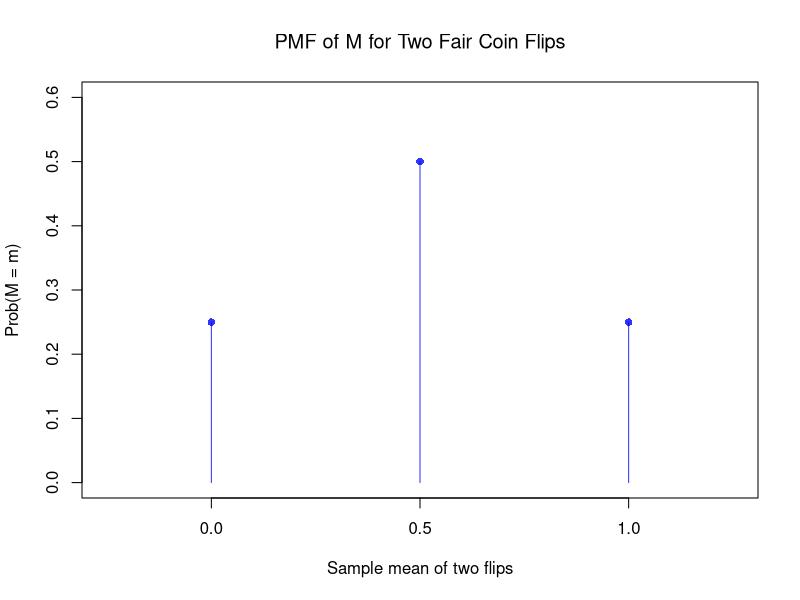

Generate this figure with R: (Note: this script raises an error after producing the figure.)
## ---- chunk 1
# Hidden seed so every render draws the same random numbers
set.seed(1)
## ---- chunk 2
#| fig-width: 6
#| fig-height: 4
## MAIN EXAMPLE
# M in each of the four samples HH, HT, TH, TT
x1 <- c(1, 1, 0, 0) # first flip
x2 <- c(1, 0, 1, 0) # second flip
m_samples <- (x1 + x2)/2
m_samples

# PMF of M, since each sample has probability 1/4
m_probs <- c(table(m_samples))/4
m_values <- as.numeric(names(m_probs))
m_probs

plot(m_values, m_probs, type='h', col=rgb(0, 0, 1, .8),
    xlim=c(-0.25, 1.25), ylim=c(0, 0.6),
    main=NA, xlab='Sample mean of two flips', ylab='Prob(M = m)')
points(m_values, m_probs, pch=16, col=rgb(0, 0, 1, .8))
title('PMF of M for Two Fair Coin Flips', font.main=1)
## ---- chunk 3
# Computerized Way to Compute Mean
x <- c(1, 2, 3, 4, 5)
x_probs <- c(1/5, 1/5, 1/5, 1/5, 1/5)
population_mean <- sum(x*x_probs)
population_mean

# Computerized Way to Compute SD
population_var <- sum((x-population_mean)^2*x_probs)
population_var
population_sd <- sqrt(population_var)
population_sd

# Verified by simulation
x_sim_hat <- sample(x, prob=x_probs,
          size=10000, replace=TRUE)
mean(x_sim_hat)
sqrt(mean((x_sim_hat - mean(x_sim_hat))^2)) # divides by n, unlike sd()
## ---- chunk 4
## MAIN EXAMPLE
# Pretend the 3294 workers in Wages1 are the whole population
data(Wages1, package='Ecdat')
population_wages <- Wages1[, 'wage'] # hourly wage in 1980 dollars
N <- length(population_wages)
wage_probs <- rep(1/N, N) # each worker equally likely, with probability 1/3294

# Population mean and variance, from the formulas
population_wage_mean <- sum(population_wages * wage_probs)
population_wage_mean
population_wage_var <- sum((population_wages - population_wage_mean)^2 * wage_probs)
population_wage_var
sqrt(population_wage_var) ##sd
## ---- chunk 5
# A simulation of many coin flips
x <- c(0, 1)
x_probs <- c(1/4, 3/4)
x_sim <- sample(x, prob=x_probs, size=1000, replace=TRUE)

round( mean(x_sim), 4)

round( mean((x_sim - mean(x_sim))^2), 4)
## ---- chunk 6
x <- c(1, 2, 3, 4)
x_probs <- c(1/8, 2/8, 1/8, 4/8)
population_mean <- sum(x * x_probs)
population_mean

population_var <- sum((x - population_mean)^2 * x_probs)
population_var

# Verify by simulation
x_sim <- sample(x, prob=x_probs, size=10000, replace=TRUE)
round(mean(x_sim), 2)
round(mean((x_sim - mean(x_sim))^2), 2)
## ---- chunk 7
# Exponential Random Variable
x_sim <- rexp(5000, 2)
m_hat <- mean(x_sim)
round(m_hat, 2)

# Normal Random Variable
x_sim <- rnorm(5000, 1, 2)
round(mean(x_sim), 2)
round(mean((x_sim - mean(x_sim))^2), 2)
## ---- chunk 8
# Wages are recorded to many decimal places, so treat them as continuous.
f_hat <- hist(population_wages, breaks=seq(0, 40, by=1), plot=FALSE)
bin_areas <- f_hat[['density']] * diff(f_hat[['breaks']]) # f(x) dx

# Mean from the histogram, and the exact population mean
sum(f_hat[['mids']] * bin_areas)
population_wage_mean
# The two numbers are close, 5.757 and 5.758.
## ---- chunk 9
# Verify by simulation
x_sim <- runif(100000, -1, 1)
round( mean(x_sim), 2)
round( mean((x_sim - mean(x_sim))^2), 2)
## ---- chunk 10
x0_hat <- c(rep(1, 75), rep(0, 25)) # 75 heads and 25 tails
p_hat <- table(x0_hat)/length(x0_hat)
x <- as.numeric(names(p_hat))
m_hat <- sum(x * p_hat)
v_hat <- sum((x - m_hat)^2 * p_hat)
c(m_hat, v_hat)
## ---- chunk 11
# One sample of 50 workers, as if it were all we observed
x_sim <- sample(population_wages, 50, replace=FALSE)

# Wages have many unique values.
# Plug-in mean and variance, from the estimated probability of each unique value
p_hat <- table(x_sim)/length(x_sim)
x <- as.numeric(names(p_hat))
m_hat <- sum(x * p_hat)
v_hat <- sum((x - m_hat)^2 * p_hat)
round(c(m_hat, v_hat), 4)

# Same numbers, from the observations directly
round(c(mean(x_sim), mean((x_sim - mean(x_sim))^2)), 4)

# Population parameters, which these numbers estimate
round(c(population_wage_mean, population_wage_var), 4)
# The estimates, about 6.15 and 12.75, differ from these parameters.
## ---- chunk 12
x_sim <- rnorm(5000, 1, 2) # continuous draws, as in Continuous Random Variables

# values and probabilities
f_hat  <- hist(x_sim, plot=FALSE)
wt <- f_hat[['counts']]/length(x_sim)
xt <- f_hat[['mids']]
# Weighted mean
m_hat <- sum(wt*xt)
m_hat

# Compare to 'mean(x_sim)'
## ---- chunk 13
x_sim <- runif(2000, -1, 1)
## ---- chunk 14
# The four samples HH, HT, TH, TT, each with probability 1/4
x1 <- c(1, 1, 0, 0) # first flip
x2 <- c(1, 0, 1, 0) # second flip
x_probs <- c(1/4, 1/4, 1/4, 1/4)
sum((x1 + x2) * x_probs) # E[X1 + X2]
sum((x1 + x2)/2 * x_probs) # E[M]

# Verify by simulation
coin_means <- rep(NA, 10000)
for(i in seq_along(coin_means)){
    x_sim <- sample(c(0, 1), size=2, replace=TRUE)
    m_hat <- mean(x_sim)
    coin_means[i] <- m_hat
}
round(mean(coin_means), 2)
## ---- chunk 15
## MAIN EXAMPLE
# Many samples of 50 workers
wage_means <- rep(NA, 1000)
for(i in seq_along(wage_means)){
    x_sim <- sample(population_wages, 50, replace=FALSE)
    m_hat <- mean(x_sim)
    wage_means[i] <- m_hat
}
round(mean(wage_means), 3) # average estimate across samples
round(population_wage_mean, 3) # population mean
# The average estimate, about 5.742, is close to the population mean, 5.758.
## ---- chunk 16
## MAIN EXAMPLE
round(sqrt(population_wage_var/50), 3) # SE from the formula
round(sd(wage_means), 3) # SE from many samples
## ---- chunk 17
## MAIN EXAMPLE
# One sample of 50 workers, as if it were all we observed
x_sim <- sample(population_wages, 50, replace=FALSE)
n <- length(x_sim)
s_hat <- sqrt(mean((x_sim - mean(x_sim))^2)) # divides by n, unlike sd()
theory_se <- s_hat/sqrt(n)

# Bootstrap estimates
boot_means_wage <- rep(NA, 9999)
for(b in seq_along(boot_means_wage)){
    x_boot <- sample(x_sim, replace=TRUE) # c.f. jackknife
    m_b_hat <- mean(x_boot)
    boot_means_wage[b] <- m_b_hat
}
boot_se <- sd(boot_means_wage)

# Compare SE's
paste0('Bootstrap SE = ', round(boot_se, 3))
paste0('Class SE = ', round(theory_se, 3))
paste0('True SE = ', round(sqrt(population_wage_var/n), 3))
## ---- chunk 18
# Bootstrap Distribution
hist(boot_means_wage, breaks=25,
    main=NA, border=NA,
    freq=FALSE, ylim=c(0, 1),
    xlab=expression(hat(m)*''^group('(', b, ')')))
title('Bootstrap vs Normal Distribution', font.main=1)

# Theoretical Distribution: Normal Approximation with IID SEs
x <- seq(3, 9, by=0.01)
fx <- dnorm(x, mean(x_sim), theory_se)
lines(x, fx, col=rgb(0, 0, 1, .8), lty=2)
## ---- chunk 19
# These 50 US states are one sample, with no known population.
x2_hat <- USArrests[, 'Murder'] # murder arrests per 100,000
n2 <- length(x2_hat)
s2_hat <- sqrt(mean((x2_hat - mean(x2_hat))^2)) # divides by n, unlike sd()
theory_se2 <- s2_hat/sqrt(n2)

# Bootstrap estimates
boot_means2 <- rep(NA, 9999)
for(b in seq_along(boot_means2)){
    x_boot <- sample(x2_hat, replace=TRUE)
    m_b_hat <- mean(x_boot)
    boot_means2[b] <- m_b_hat
}
boot_se2 <- sd(boot_means2)

# Compare SE's
paste0('Bootstrap SE = ', round(boot_se2, 3))
paste0('Class SE = ', round(theory_se2, 3))

# Bootstrap Distribution
hist(boot_means2, breaks=25,
    main=NA, border=NA,
    freq=FALSE, ylim=c(0, 0.7),
    xlab=expression(hat(m)*''^group('(', b, ')')))
title('Bootstrap vs Normal Distribution', font.main=1)

# Theoretical Distribution: Normal Approximation with IID SEs
x <- seq(5, 10, by=0.01)
fx <- dnorm(x, mean(x2_hat), theory_se2)
lines(x, fx, col=rgb(0, 0, 1, .8), lty=2)
## ---- chunk 20
x  <- c(1, 2, 3)
x_probs <- c(0.2, 0.5, 0.3)
g  <- function(x) x^2 + 1
sum(g(x) * x_probs) 
## ---- chunk 21
g  <- function(x) x^2 + 1

# A theoretical example
x <- c(1, 2, 3, 4)
x_probs <- c(1/4, 1/4, 1/4, 1/4)
sum(g(x) * x_probs)

# A simulation example
x_sim <- sample(x, prob=x_probs, size=1000, replace=TRUE)
mean(g(x_sim))
## ---- chunk 22
# E[log(X)] by LOTUS
sum(log(population_wages) * wage_probs)
# The population mean of log wages is 1.59.

# log(E[X]) is a different number
log(population_wage_mean)
# The log of the population mean wage is 1.75, so the two numbers differ.
## ---- chunk 23
x_sim <- rexp(5e5, rate = 1)           # X ~ Exp(1)
mean(sqrt(x_sim))                      # LOTUS Simulation
sqrt(pi) / 2                       # Exact via LOTUS integral
## ---- chunk 24
# Five-sided die: population moments by LOTUS
x <- c(1, 2, 3, 4, 5)
x_probs <- rep(1/5, 5)
population_mean <- sum(x * x_probs)
population_var <- sum((x - population_mean)^2 * x_probs) # E[Y_i]
population_m4 <- sum((x - population_mean)^4 * x_probs) # E[(X_i - E[X_i])^4]
y_var <- population_m4 - population_var^2 # V[Y_i]

# Sampling distribution of V across many samples of n rolls
n <- 100
sample_vars <- rep(NA, 2000)
for(i in seq_along(sample_vars)){
    x_sim <- sample(x, prob=x_probs, size=n, replace=TRUE)
    v_hat <- mean((x_sim - mean(x_sim))^2) # divide-by-n variance
    sample_vars[i] <- v_hat
}
round(mean(sample_vars), 3) # near (n-1)/n * 2 = 1.98
round(sd(sample_vars), 3) # near sqrt(2.8/n) = 0.167

hist(sample_vars, breaks=25,
    border=NA, freq=FALSE, ylim=c(0, 2.6),
    xlab=expression(hat(v)),
    main=NA)
title('Sampling Distribution of the Variance', font.main=1)

# CLT approximation, with the SE from LOTUS
v <- seq(1, 3, by=0.01)
fv <- dnorm(v, population_var, sqrt(y_var/n))
lines(v, fv, col=rgb(0, 0, 1, .8), lty=2)
## ---- chunk 25
# Many samples of 10 workers
n <- 10
wage_vars <- rep(NA, 10000)
for(i in seq_along(wage_vars)){
    x_sim <- sample(population_wages, n, replace=FALSE)
    v_hat <- mean((x_sim - mean(x_sim))^2) # divide-by-n variance
    wage_vars[i] <- v_hat
}
round(mean(wage_vars), 2) # average estimate across samples
round((n-1)/n*population_wage_var, 2) # E[V] from the formula
round(population_wage_var, 2) # population variance
# The average estimate, about 9.6, is close to E[V] from the formula, 9.62.
# It is not close to the population variance, 10.68.
## ---- chunk 26
# The four samples HH, HT, TH, TT, each with probability 1/4
x1 <- c(1, 1, 0, 0) # first flip
x2 <- c(1, 0, 1, 0) # second flip
x_probs <- c(1/4, 1/4, 1/4, 1/4)
m_samples <- (x1 + x2)/2
v_samples <- ((x1 - m_samples)^2 + (x2 - m_samples)^2)/2
v_samples

sum(v_samples * x_probs) # E[V]
sum(v_samples * x_probs) - 1/4 # Bias(V)
## ---- chunk 27
# One sample of 50 workers, as if it were all we observed
x_sim <- sample(population_wages, 50, replace=FALSE)

n_boot <- 999 # number of bootstrap samples
sample_sizes <- seq(1, length(x_sim), by=1) # different resample sizes

## For each sample size, compute the bootstrap SE
se_by_n <- rep(NA, length(sample_sizes))
for(n in seq_along(sample_sizes)){
    boot_means_n <- rep(NA, n_boot)
    for(b in seq(1, n_boot)){
        x_boot <- sample(x_sim, size=n, replace=TRUE)
        m_b_hat <- mean(x_boot) # statistic of interest
        boot_means_n[b] <- m_b_hat
    }
    se_n <- sd(boot_means_n) # How much the statistic varies across samples
    se_by_n[n] <- se_n
}

# Theory-driven standard error at each sample size, with s_adj in place of the population SD
se_theory_n <- sd(x_sim)/sqrt(sample_sizes)

plot(sample_sizes, se_by_n, pch=16, col=grey(0, 0.5),
    ylim=range(c(se_by_n, se_theory_n)),
    ylab='standard error', xlab='sample size', main=NA)
lines(sample_sizes, se_theory_n, col=rgb(0, 0, 1, .8), lwd=1, lty=2)
## ---- chunk 28
# Share of 2000 samples whose mean misses by one dollar or more
n_values <- c(10, 50, 250)
miss_share <- rep(NA, length(n_values))
for(ni in seq_along(n_values)){
    wage_means_n <- rep(NA, 2000)
    for(i in seq_along(wage_means_n)){
        x_sim <- sample(population_wages, n_values[ni], replace=FALSE)
        wage_means_n[i] <- mean(x_sim)
    }
    miss_share[ni] <- mean(abs(wage_means_n - population_wage_mean) >= 1)
}
round(cbind(n=n_values, share=miss_share), 3)
# The share of samples that miss falls toward zero as n grows.
# It is about 31% with n=10, about 2% with n=50, and about 0% with n=250.
